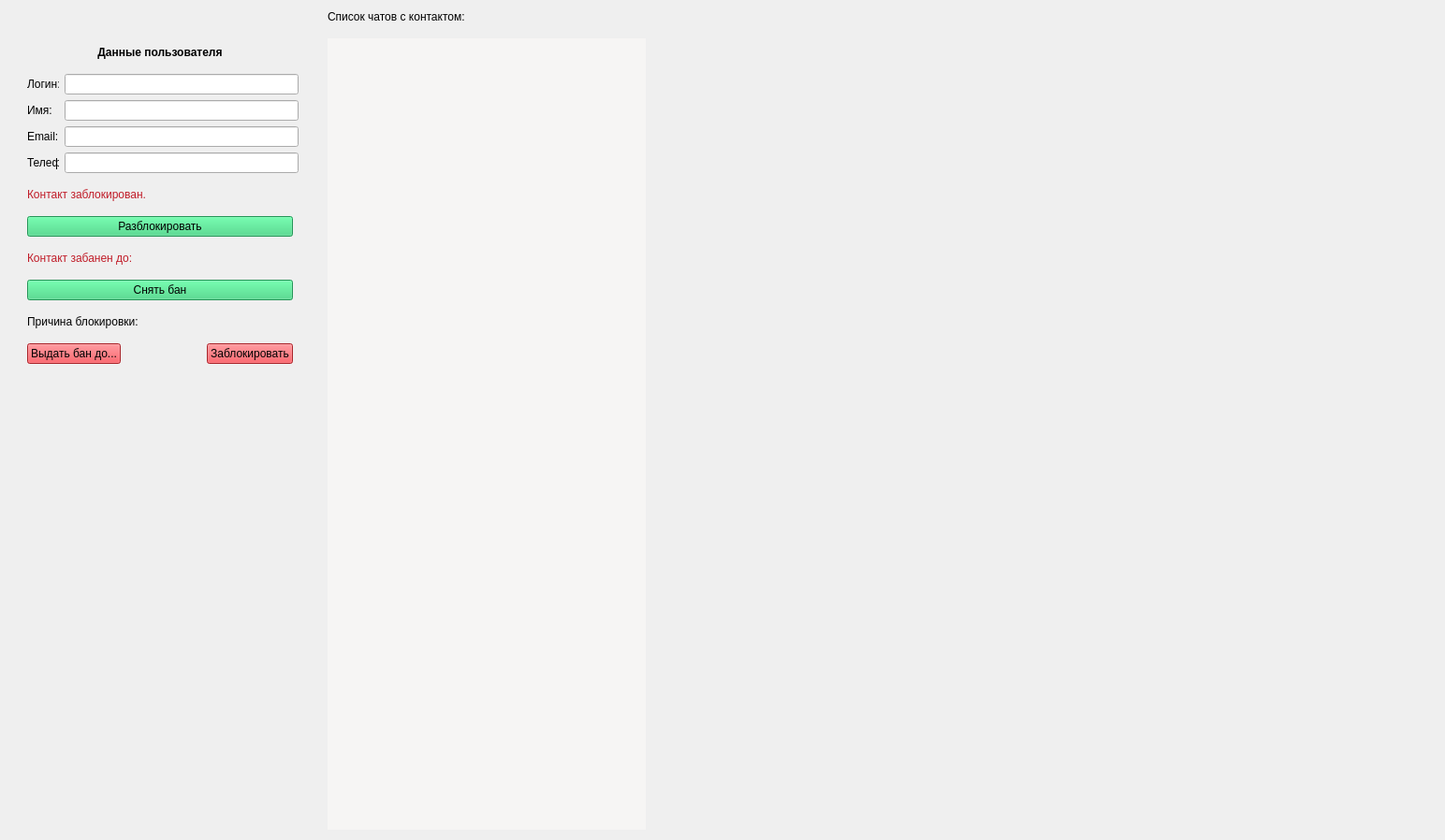
<?xml version="1.0" encoding="UTF-8"?>
<ui version="4.0">
 <class>ScreenUserData</class>
 <widget class="QWidget" name="ScreenUserData">
  <property name="geometry">
   <rect>
    <x>0</x>
    <y>0</y>
    <width>1544</width>
    <height>898</height>
   </rect>
  </property>
  <property name="sizePolicy">
   <sizepolicy hsizetype="Expanding" vsizetype="Expanding">
    <horstretch>0</horstretch>
    <verstretch>0</verstretch>
   </sizepolicy>
  </property>
  <property name="windowTitle">
   <string>Form</string>
  </property>
  <layout class="QHBoxLayout" name="horizontalLayout">
   <item>
    <widget class="QWidget" name="ScreenUserDataUserDataWidget" native="true">
     <property name="sizePolicy">
      <sizepolicy hsizetype="Fixed" vsizetype="Preferred">
       <horstretch>0</horstretch>
       <verstretch>0</verstretch>
      </sizepolicy>
     </property>
     <property name="minimumSize">
      <size>
       <width>320</width>
       <height>0</height>
      </size>
     </property>
     <property name="maximumSize">
      <size>
       <width>320</width>
       <height>16777215</height>
      </size>
     </property>
     <layout class="QGridLayout" name="gridLayout">
      <item row="0" column="1">
       <spacer name="verticalSpacer_4">
        <property name="orientation">
         <enum>Qt::Orientation::Vertical</enum>
        </property>
        <property name="sizeType">
         <enum>QSizePolicy::Policy::Fixed</enum>
        </property>
        <property name="sizeHint" stdset="0">
         <size>
          <width>20</width>
          <height>20</height>
         </size>
        </property>
       </spacer>
      </item>
      <item row="1" column="0" colspan="2">
       <widget class="QWidget" name="widget" native="true">
        <layout class="QVBoxLayout" name="verticalLayout">
         <item>
          <layout class="QHBoxLayout" name="saveCancelHorizontalLayout">
           <item>
            <widget class="QLabel" name="changePasswordLabel_2">
             <property name="font">
              <font>
               <bold>true</bold>
              </font>
             </property>
             <property name="text">
              <string>Данные пользователя</string>
             </property>
             <property name="alignment">
              <set>Qt::AlignmentFlag::AlignCenter</set>
             </property>
            </widget>
           </item>
          </layout>
         </item>
         <item>
          <spacer name="verticalSpacer_7">
           <property name="orientation">
            <enum>Qt::Orientation::Vertical</enum>
           </property>
           <property name="sizeType">
            <enum>QSizePolicy::Policy::Fixed</enum>
           </property>
           <property name="sizeHint" stdset="0">
            <size>
             <width>20</width>
             <height>10</height>
            </size>
           </property>
          </spacer>
         </item>
         <item>
          <layout class="QFormLayout" name="formLayout_3">
           <item row="0" column="0">
            <widget class="QLabel" name="label">
             <property name="text">
              <string>Логин:</string>
             </property>
            </widget>
           </item>
           <item row="0" column="1">
            <widget class="QLineEdit" name="loginLineEdit">
             <property name="enabled">
              <bool>true</bool>
             </property>
             <property name="sizePolicy">
              <sizepolicy hsizetype="Expanding" vsizetype="Fixed">
               <horstretch>0</horstretch>
               <verstretch>0</verstretch>
              </sizepolicy>
             </property>
             <property name="minimumSize">
              <size>
               <width>250</width>
               <height>0</height>
              </size>
             </property>
             <property name="readOnly">
              <bool>true</bool>
             </property>
            </widget>
           </item>
           <item row="1" column="0">
            <widget class="QLabel" name="label_2">
             <property name="text">
              <string>Имя:</string>
             </property>
            </widget>
           </item>
           <item row="1" column="1">
            <widget class="QLineEdit" name="nameLineEdit">
             <property name="enabled">
              <bool>true</bool>
             </property>
             <property name="minimumSize">
              <size>
               <width>250</width>
               <height>0</height>
              </size>
             </property>
             <property name="readOnly">
              <bool>true</bool>
             </property>
            </widget>
           </item>
           <item row="2" column="0">
            <widget class="QLabel" name="label_4">
             <property name="text">
              <string>Email:</string>
             </property>
            </widget>
           </item>
           <item row="2" column="1">
            <widget class="QLineEdit" name="emailLineEdit">
             <property name="enabled">
              <bool>true</bool>
             </property>
             <property name="minimumSize">
              <size>
               <width>250</width>
               <height>0</height>
              </size>
             </property>
             <property name="toolTip">
              <string/>
             </property>
             <property name="readOnly">
              <bool>true</bool>
             </property>
            </widget>
           </item>
           <item row="3" column="0">
            <widget class="QLabel" name="label_3">
             <property name="text">
              <string>Телефон:</string>
             </property>
            </widget>
           </item>
           <item row="3" column="1">
            <widget class="QLineEdit" name="phoneLineEdit">
             <property name="enabled">
              <bool>true</bool>
             </property>
             <property name="minimumSize">
              <size>
               <width>250</width>
               <height>0</height>
              </size>
             </property>
             <property name="readOnly">
              <bool>true</bool>
             </property>
            </widget>
           </item>
          </layout>
         </item>
         <item>
          <spacer name="verticalSpacer_6">
           <property name="orientation">
            <enum>Qt::Orientation::Vertical</enum>
           </property>
           <property name="sizeType">
            <enum>QSizePolicy::Policy::Fixed</enum>
           </property>
           <property name="sizeHint" stdset="0">
            <size>
             <width>20</width>
             <height>10</height>
            </size>
           </property>
          </spacer>
         </item>
         <item>
          <widget class="QLabel" name="blockedUserLabel">
           <property name="styleSheet">
            <string notr="true">color: rgb(192, 28, 40);</string>
           </property>
           <property name="text">
            <string>Контакт заблокирован.</string>
           </property>
          </widget>
         </item>
         <item>
          <spacer name="verticalSpacer_2">
           <property name="orientation">
            <enum>Qt::Orientation::Vertical</enum>
           </property>
           <property name="sizeType">
            <enum>QSizePolicy::Policy::Fixed</enum>
           </property>
           <property name="sizeHint" stdset="0">
            <size>
             <width>20</width>
             <height>10</height>
            </size>
           </property>
          </spacer>
         </item>
         <item>
          <widget class="QPushButton" name="unblockPushButton">
           <property name="styleSheet">
            <string notr="true">background-color: rgb(51, 209, 122);</string>
           </property>
           <property name="text">
            <string>Разблокировать</string>
           </property>
          </widget>
         </item>
         <item>
          <spacer name="verticalSpacer_5">
           <property name="orientation">
            <enum>Qt::Orientation::Vertical</enum>
           </property>
           <property name="sizeType">
            <enum>QSizePolicy::Policy::Fixed</enum>
           </property>
           <property name="sizeHint" stdset="0">
            <size>
             <width>20</width>
             <height>10</height>
            </size>
           </property>
          </spacer>
         </item>
         <item>
          <widget class="QLabel" name="bunnedToDateUserLabel">
           <property name="styleSheet">
            <string notr="true">color: rgb(192, 28, 40);</string>
           </property>
           <property name="text">
            <string>Контакт забанен до:</string>
           </property>
          </widget>
         </item>
         <item>
          <spacer name="verticalSpacer">
           <property name="orientation">
            <enum>Qt::Orientation::Vertical</enum>
           </property>
           <property name="sizeType">
            <enum>QSizePolicy::Policy::Fixed</enum>
           </property>
           <property name="sizeHint" stdset="0">
            <size>
             <width>20</width>
             <height>10</height>
            </size>
           </property>
          </spacer>
         </item>
         <item>
          <widget class="QPushButton" name="unBunPushButton">
           <property name="styleSheet">
            <string notr="true">background-color: rgb(51, 209, 122);</string>
           </property>
           <property name="text">
            <string>Снять бан</string>
           </property>
          </widget>
         </item>
         <item>
          <spacer name="verticalSpacer_9">
           <property name="orientation">
            <enum>Qt::Orientation::Vertical</enum>
           </property>
           <property name="sizeType">
            <enum>QSizePolicy::Policy::Fixed</enum>
           </property>
           <property name="sizeHint" stdset="0">
            <size>
             <width>20</width>
             <height>10</height>
            </size>
           </property>
          </spacer>
         </item>
         <item>
          <widget class="QLabel" name="reasonDisableabel">
           <property name="text">
            <string>Причина блокировки:</string>
           </property>
          </widget>
         </item>
         <item>
          <spacer name="verticalSpacer_10">
           <property name="orientation">
            <enum>Qt::Orientation::Vertical</enum>
           </property>
           <property name="sizeType">
            <enum>QSizePolicy::Policy::Fixed</enum>
           </property>
           <property name="sizeHint" stdset="0">
            <size>
             <width>20</width>
             <height>10</height>
            </size>
           </property>
          </spacer>
         </item>
         <item>
          <layout class="QHBoxLayout" name="horizontalLayout_2">
           <item>
            <widget class="QPushButton" name="banPushButton">
             <property name="styleSheet">
              <string notr="true">background-color: rgb(237, 51, 59);</string>
             </property>
             <property name="text">
              <string>Выдать бан до...</string>
             </property>
            </widget>
           </item>
           <item>
            <spacer name="horizontalSpacer_6">
             <property name="orientation">
              <enum>Qt::Orientation::Horizontal</enum>
             </property>
             <property name="sizeHint" stdset="0">
              <size>
               <width>18</width>
               <height>20</height>
              </size>
             </property>
            </spacer>
           </item>
           <item>
            <widget class="QPushButton" name="blockPushButton">
             <property name="styleSheet">
              <string notr="true">background-color: rgb(237, 51, 59);</string>
             </property>
             <property name="text">
              <string>Заблокировать</string>
             </property>
            </widget>
           </item>
          </layout>
         </item>
        </layout>
       </widget>
      </item>
      <item row="1" column="2">
       <spacer name="horizontalSpacer_2">
        <property name="orientation">
         <enum>Qt::Orientation::Horizontal</enum>
        </property>
        <property name="sizeHint" stdset="0">
         <size>
          <width>345</width>
          <height>20</height>
         </size>
        </property>
       </spacer>
      </item>
      <item row="2" column="0">
       <spacer name="verticalSpacer_8">
        <property name="orientation">
         <enum>Qt::Orientation::Vertical</enum>
        </property>
        <property name="sizeHint" stdset="0">
         <size>
          <width>20</width>
          <height>368</height>
         </size>
        </property>
       </spacer>
      </item>
     </layout>
    </widget>
   </item>
   <item>
    <spacer name="horizontalSpacer">
     <property name="orientation">
      <enum>Qt::Orientation::Horizontal</enum>
     </property>
     <property name="sizeType">
      <enum>QSizePolicy::Policy::Fixed</enum>
     </property>
     <property name="sizeHint" stdset="0">
      <size>
       <width>13</width>
       <height>17</height>
      </size>
     </property>
    </spacer>
   </item>
   <item>
    <layout class="QVBoxLayout" name="verticalLayout_2" stretch="0,0,1">
     <item>
      <widget class="QLabel" name="label_5">
       <property name="sizePolicy">
        <sizepolicy hsizetype="Minimum" vsizetype="Preferred">
         <horstretch>0</horstretch>
         <verstretch>0</verstretch>
        </sizepolicy>
       </property>
       <property name="text">
        <string>Список чатов с контактом:</string>
       </property>
      </widget>
     </item>
     <item>
      <spacer name="verticalSpacer_3">
       <property name="orientation">
        <enum>Qt::Orientation::Vertical</enum>
       </property>
       <property name="sizeType">
        <enum>QSizePolicy::Policy::Fixed</enum>
       </property>
       <property name="sizeHint" stdset="0">
        <size>
         <width>20</width>
         <height>10</height>
        </size>
       </property>
      </spacer>
     </item>
     <item>
      <widget class="ScreenChatList" name="ScreenUserDataChatsListWidget" native="true">
       <property name="sizePolicy">
        <sizepolicy hsizetype="Minimum" vsizetype="Preferred">
         <horstretch>0</horstretch>
         <verstretch>0</verstretch>
        </sizepolicy>
       </property>
       <property name="minimumSize">
        <size>
         <width>340</width>
         <height>0</height>
        </size>
       </property>
       <property name="maximumSize">
        <size>
         <width>450</width>
         <height>16777215</height>
        </size>
       </property>
       <property name="styleSheet">
        <string notr="true">background-color: rgb(246, 245, 244);</string>
       </property>
      </widget>
     </item>
    </layout>
   </item>
   <item>
    <spacer name="horizontalSpacer_5">
     <property name="orientation">
      <enum>Qt::Orientation::Horizontal</enum>
     </property>
     <property name="sizeType">
      <enum>QSizePolicy::Policy::Fixed</enum>
     </property>
     <property name="sizeHint" stdset="0">
      <size>
       <width>5</width>
       <height>20</height>
      </size>
     </property>
    </spacer>
   </item>
   <item>
    <widget class="ScreenChatting" name="ScreenUserDataMessagesListWidget" native="true">
     <property name="sizePolicy">
      <sizepolicy hsizetype="Expanding" vsizetype="Preferred">
       <horstretch>0</horstretch>
       <verstretch>0</verstretch>
      </sizepolicy>
     </property>
     <property name="minimumSize">
      <size>
       <width>420</width>
       <height>0</height>
      </size>
     </property>
    </widget>
   </item>
  </layout>
 </widget>
 <customwidgets>
  <customwidget>
   <class>ScreenChatting</class>
   <extends>QWidget</extends>
   <header>screen_chatting.h</header>
   <container>1</container>
  </customwidget>
  <customwidget>
   <class>ScreenChatList</class>
   <extends>QWidget</extends>
   <header>screen_chat_list.h</header>
   <container>1</container>
  </customwidget>
 </customwidgets>
 <resources/>
 <connections/>
</ui>
